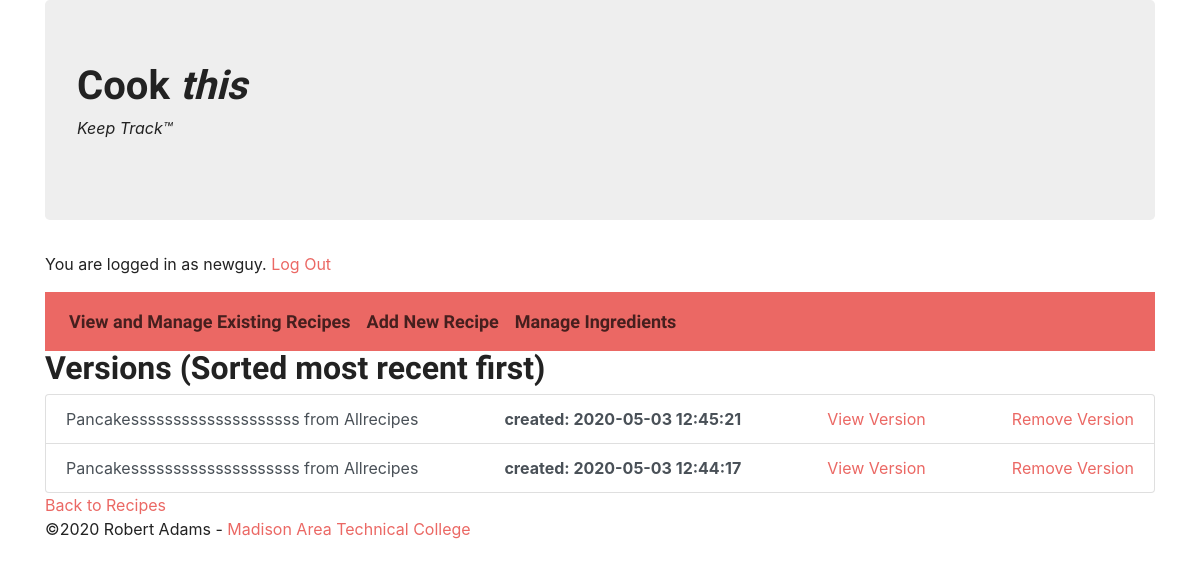
Page /viewVersions.php?recipe_name=Pancakessssssssssssssssssss from Allrecipes (signed in) on the committed database.
### tables this page shows
CREATE TABLE `recipes` (
  `recipe_id` int(11) NOT NULL AUTO_INCREMENT,
  `user_id` int(11) NOT NULL,
  `time_posted` datetime NOT NULL,
  `recipe_name` varchar(55) NOT NULL,
  `recipe_procedure` varchar(2500) NOT NULL,
  `notes` varchar(250) NOT NULL,
  PRIMARY KEY (`recipe_id`,`user_id`,`time_posted`),
  KEY `recipes_users` (`user_id`),
  CONSTRAINT `recipes_users` FOREIGN KEY (`user_id`) REFERENCES `users` (`user_id`)
);

### viewVersions.php (the view, shortened to what this page needs)
<?php
    require_once('header.php');
    $dbc = mysqli_connect(DB_HOST, DB_USER, DB_PASSWORD, DB_NAME)
                or die('Could not connect to db!');
    $recipe_name = $_GET['recipe_name'];
    $query = "SELECT * FROM recipes WHERE recipe_name = '$recipe_name' ORDER BY time_posted DESC";
    $result = mysqli_query($dbc, $query)
     or die('Could not get rows from database');
    $num_rows = mysqli_num_rows($result);
    if ($num_rows > 0)
    {
        echo'<h2>Versions (Sorted most recent first)</h2>';
        echo'<ol class="list-group">';
        while ($row = mysqli_fetch_array($result))
        {
            echo'<li  class="list-group-item list-group-item-action d-flex justify-content-between align-items-center">'
            . $row['recipe_name'] . ' <strong>created: ' . $row['time_posted']
            . '</strong><a href="viewRecipe.php?recipe_id=' . $row['recipe_id']
            . '&recipe_name='. $row['recipe_name'] . '&time_posted='
            . $row['time_posted'] . '">View Version</a> '
            . '<a href="removeRecipe.php?recipe_id=' . $row['recipe_id']
            . '&recipe_name=' . $row['recipe_name'] . '">Remove Version</a></li>';
        }
        echo'</ol>';
        echo'<a href="recipes.php">Back to Recipes</a>';
    }
    require_once('footer.php');
?>

### rows in the picture
recipes: recipe_name "Pancakessssssssssssssssssss from Allrecipes", time_posted "2020-05-03 12:45:21"
recipes: recipe_name "Pancakessssssssssssssssssss from Allrecipes", time_posted "2020-05-03 12:44:17"

### other values in the picture
$_SESSION['username'] "newguy"
